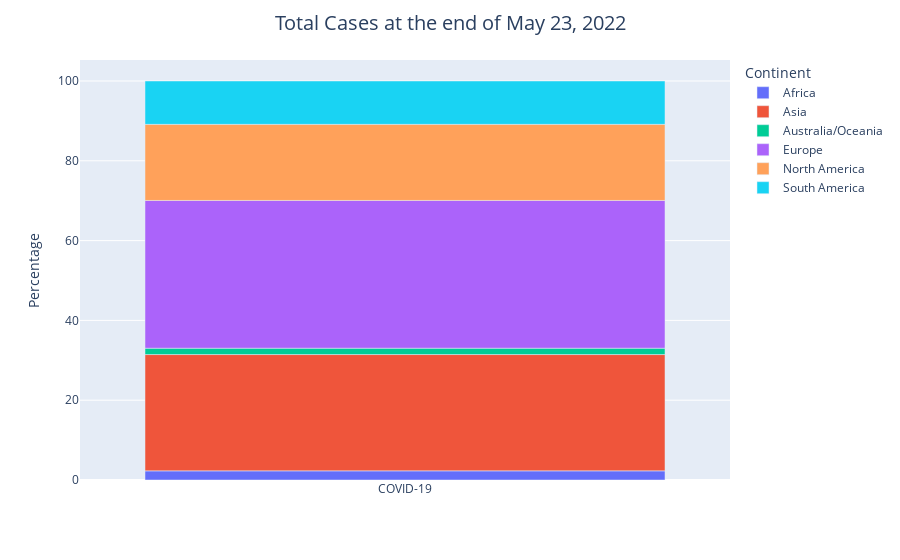
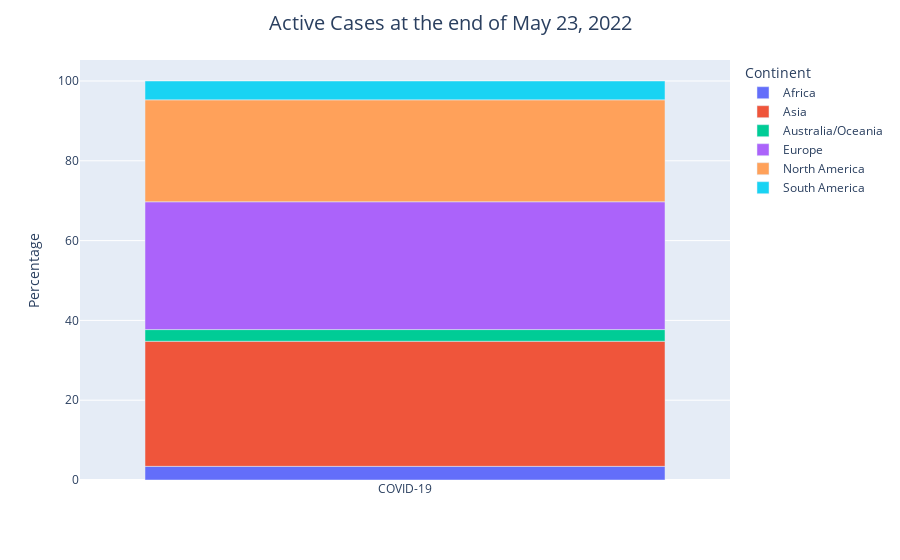
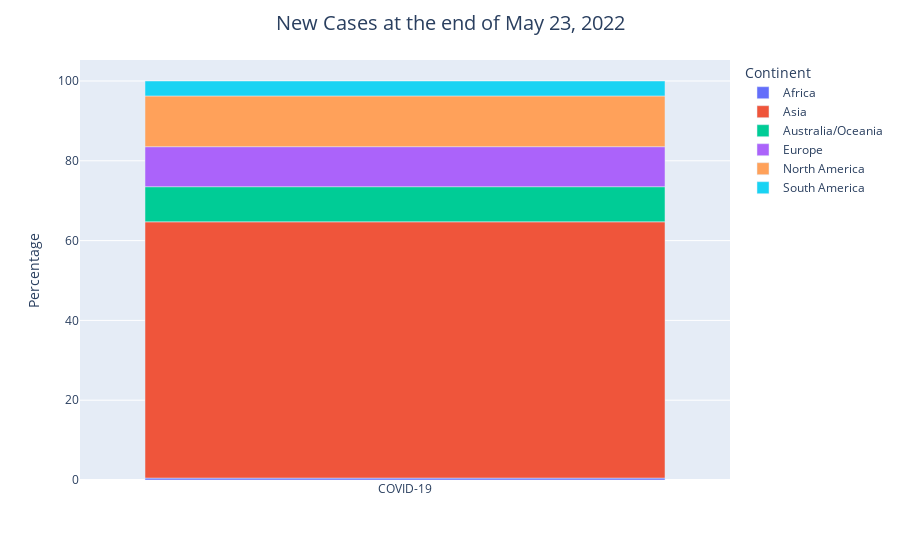
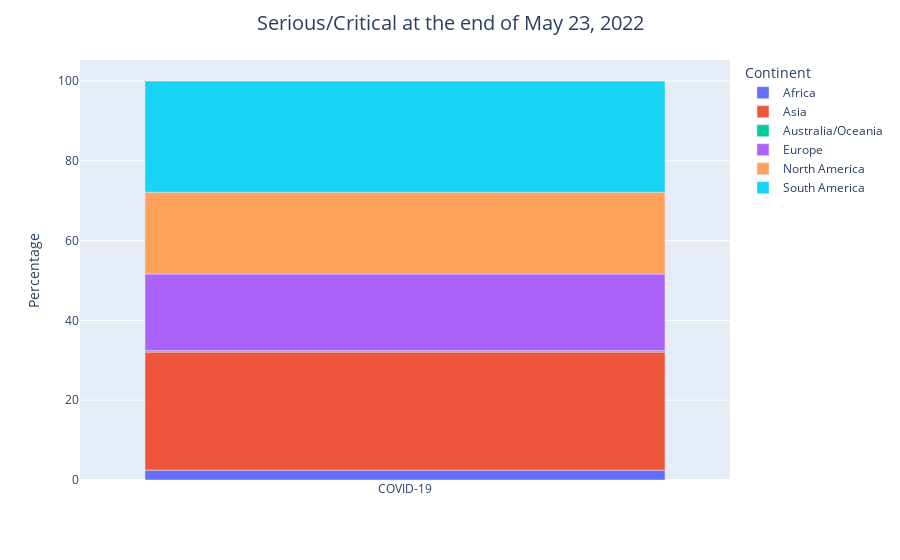

Notebook cell for these charts, in order:
### Code cell
continent_visualization(cases_vis_list)

### Figure 1 — Plotly figure (JSON) as saved in the notebook; plotly's stock layout.template omitted (floating-point values rounded to 4 significant figures)
{"data": [{"alignmentgroup": "True", "customdata": [[12104816]], "hovertemplate": "Continent=Africa<br>Virus=%{x}<br>Percentage=%{y}<br>Total Cases=%{customdata[0]}<extra></extra>", "legendgroup": "Africa", "marker": {"color": "#636efa", "pattern": {"shape": ""}}, "name": "Africa", "offsetgroup": "Africa", "orientation": "v", "showlegend": true, "textposition": "auto", "x": ["COVID-19"], "xaxis": "x", "y": [2.29], "yaxis": "y", "type": "bar"}, {"alignmentgroup": "True", "customdata": [[153836577]], "hovertemplate": "Continent=Asia<br>Virus=%{x}<br>Percentage=%{y}<br>Total Cases=%{customdata[0]}<extra></extra>", "legendgroup": "Asia", "marker": {"color": "#EF553B", "pattern": {"shape": ""}}, "name": "Asia", "offsetgroup": "Asia", "orientation": "v", "showlegend": true, "textposition": "auto", "x": ["COVID-19"], "xaxis": "x", "y": [29.15], "yaxis": "y", "type": "bar"}, {"alignmentgroup": "True", "customdata": [[8396839]], "hovertemplate": "Continent=Australia/Oceania<br>Virus=%{x}<br>Percentage=%{y}<br>Total Cases=%{customdata[0]}<extra></extra>", "legendgroup": "Australia/Oceania", "marker": {"color": "#00cc96", "pattern": {"shape": ""}}, "name": "Australia/Oceania", "offsetgroup": "Australia/Oceania", "orientation": "v", "showlegend": true, "textposition": "auto", "x": ["COVID-19"], "xaxis": "x", "y": [1.59], "yaxis": "y", "type": "bar"}, {"alignmentgroup": "True", "customdata": [[195451763]], "hovertemplate": "Continent=Europe<br>Virus=%{x}<br>Percentage=%{y}<br>Total Cases=%{customdata[0]}<extra></extra>", "legendgroup": "Europe", "marker": {"color": "#ab63fa", "pattern": {"shape": ""}}, "name": "Europe", "offsetgroup": "Europe", "orientation": "v", "showlegend": true, "textposition": "auto", "x": ["COVID-19"], "xaxis": "x", "y": [37.03], "yaxis": "y", "type": "bar"}, {"alignmentgroup": "True", "customdata": [[100640667]], "hovertemplate": "Continent=North America<br>Virus=%{x}<br>Percentage=%{y}<br>Total Cases=%{customdata[0]}<extra></extra>", "legendgroup": "North America", "marker": {"color": "#FFA15A", "pattern": {"shape": ""}}, "name": "North America", "offsetgroup": "North America", "orientation": "v", "showlegend": true, "textposition": "auto", "x": ["COVID-19"], "xaxis": "x", "y": [19.07], "yaxis": "y", "type": "bar"}, {"alignmentgroup": "True", "customdata": [[57391892]], "hovertemplate": "Continent=South America<br>Virus=%{x}<br>Percentage=%{y}<br>Total Cases=%{customdata[0]}<extra></extra>", "legendgroup": "South America", "marker": {"color": "#19d3f3", "pattern": {"shape": ""}}, "name": "South America", "offsetgroup": "South America", "orientation": "v", "showlegend": true, "textposition": "auto", "x": ["COVID-19"], "xaxis": "x", "y": [10.87], "yaxis": "y", "type": "bar"}], "layout": {"xaxis": {"anchor": "y", "domain": [0, 1], "title": {"text": ""}}, "yaxis": {"anchor": "x", "domain": [0, 1], "title": {"text": "Percentage"}}, "legend": {"title": {"text": "Continent"}, "tracegroupgap": 0}, "margin": {"t": 60}, "barmode": "relative", "title": {"font": {"size": 20}, "text": "Total Cases at the end of May 23, 2022", "x": 0.5, "xanchor": "center"}}}

### Figure 2 — Plotly figure (JSON) as saved in the notebook; plotly's stock layout.template omitted (floating-point values rounded to 4 significant figures)
{"data": [{"alignmentgroup": "True", "customdata": [[510015]], "hovertemplate": "Continent=Africa<br>Virus=%{x}<br>Percentage=%{y}<br>Active Cases=%{customdata[0]}<extra></extra>", "legendgroup": "Africa", "marker": {"color": "#636efa", "pattern": {"shape": ""}}, "name": "Africa", "offsetgroup": "Africa", "orientation": "v", "showlegend": true, "textposition": "auto", "x": ["COVID-19"], "xaxis": "x", "y": [3.42], "yaxis": "y", "type": "bar"}, {"alignmentgroup": "True", "customdata": [[4671722]], "hovertemplate": "Continent=Asia<br>Virus=%{x}<br>Percentage=%{y}<br>Active Cases=%{customdata[0]}<extra></extra>", "legendgroup": "Asia", "marker": {"color": "#EF553B", "pattern": {"shape": ""}}, "name": "Asia", "offsetgroup": "Asia", "orientation": "v", "showlegend": true, "textposition": "auto", "x": ["COVID-19"], "xaxis": "x", "y": [31.35], "yaxis": "y", "type": "bar"}, {"alignmentgroup": "True", "customdata": [[437372]], "hovertemplate": "Continent=Australia/Oceania<br>Virus=%{x}<br>Percentage=%{y}<br>Active Cases=%{customdata[0]}<extra></extra>", "legendgroup": "Australia/Oceania", "marker": {"color": "#00cc96", "pattern": {"shape": ""}}, "name": "Australia/Oceania", "offsetgroup": "Australia/Oceania", "orientation": "v", "showlegend": true, "textposition": "auto", "x": ["COVID-19"], "xaxis": "x", "y": [2.93], "yaxis": "y", "type": "bar"}, {"alignmentgroup": "True", "customdata": [[4773118]], "hovertemplate": "Continent=Europe<br>Virus=%{x}<br>Percentage=%{y}<br>Active Cases=%{customdata[0]}<extra></extra>", "legendgroup": "Europe", "marker": {"color": "#ab63fa", "pattern": {"shape": ""}}, "name": "Europe", "offsetgroup": "Europe", "orientation": "v", "showlegend": true, "textposition": "auto", "x": ["COVID-19"], "xaxis": "x", "y": [32.03], "yaxis": "y", "type": "bar"}, {"alignmentgroup": "True", "customdata": [[3807250]], "hovertemplate": "Continent=North America<br>Virus=%{x}<br>Percentage=%{y}<br>Active Cases=%{customdata[0]}<extra></extra>", "legendgroup": "North America", "marker": {"color": "#FFA15A", "pattern": {"shape": ""}}, "name": "North America", "offsetgroup": "North America", "orientation": "v", "showlegend": true, "textposition": "auto", "x": ["COVID-19"], "xaxis": "x", "y": [25.55], "yaxis": "y", "type": "bar"}, {"alignmentgroup": "True", "customdata": [[702667]], "hovertemplate": "Continent=South America<br>Virus=%{x}<br>Percentage=%{y}<br>Active Cases=%{customdata[0]}<extra></extra>", "legendgroup": "South America", "marker": {"color": "#19d3f3", "pattern": {"shape": ""}}, "name": "South America", "offsetgroup": "South America", "orientation": "v", "showlegend": true, "textposition": "auto", "x": ["COVID-19"], "xaxis": "x", "y": [4.72], "yaxis": "y", "type": "bar"}], "layout": {"xaxis": {"anchor": "y", "domain": [0, 1], "title": {"text": ""}}, "yaxis": {"anchor": "x", "domain": [0, 1], "title": {"text": "Percentage"}}, "legend": {"title": {"text": "Continent"}, "tracegroupgap": 0}, "margin": {"t": 60}, "barmode": "relative", "title": {"font": {"size": 20}, "text": "Active Cases at the end of May 23, 2022", "x": 0.5, "xanchor": "center"}}}

### Figure 3 — Plotly figure (JSON) as saved in the notebook; plotly's stock layout.template omitted (floating-point values rounded to 4 significant figures)
{"data": [{"alignmentgroup": "True", "customdata": [[2188]], "hovertemplate": "Continent=Africa<br>Virus=%{x}<br>Percentage=%{y}<br>New Cases=%{customdata[0]}<extra></extra>", "legendgroup": "Africa", "marker": {"color": "#636efa", "pattern": {"shape": ""}}, "name": "Africa", "offsetgroup": "Africa", "orientation": "v", "showlegend": true, "textposition": "auto", "x": ["COVID-19"], "xaxis": "x", "y": [0.48], "yaxis": "y", "type": "bar"}, {"alignmentgroup": "True", "customdata": [[293083]], "hovertemplate": "Continent=Asia<br>Virus=%{x}<br>Percentage=%{y}<br>New Cases=%{customdata[0]}<extra></extra>", "legendgroup": "Asia", "marker": {"color": "#EF553B", "pattern": {"shape": ""}}, "name": "Asia", "offsetgroup": "Asia", "orientation": "v", "showlegend": true, "textposition": "auto", "x": ["COVID-19"], "xaxis": "x", "y": [64.23], "yaxis": "y", "type": "bar"}, {"alignmentgroup": "True", "customdata": [[40149]], "hovertemplate": "Continent=Australia/Oceania<br>Virus=%{x}<br>Percentage=%{y}<br>New Cases=%{customdata[0]}<extra></extra>", "legendgroup": "Australia/Oceania", "marker": {"color": "#00cc96", "pattern": {"shape": ""}}, "name": "Australia/Oceania", "offsetgroup": "Australia/Oceania", "orientation": "v", "showlegend": true, "textposition": "auto", "x": ["COVID-19"], "xaxis": "x", "y": [8.8], "yaxis": "y", "type": "bar"}, {"alignmentgroup": "True", "customdata": [[45772]], "hovertemplate": "Continent=Europe<br>Virus=%{x}<br>Percentage=%{y}<br>New Cases=%{customdata[0]}<extra></extra>", "legendgroup": "Europe", "marker": {"color": "#ab63fa", "pattern": {"shape": ""}}, "name": "Europe", "offsetgroup": "Europe", "orientation": "v", "showlegend": true, "textposition": "auto", "x": ["COVID-19"], "xaxis": "x", "y": [10.03], "yaxis": "y", "type": "bar"}, {"alignmentgroup": "True", "customdata": [[58005]], "hovertemplate": "Continent=North America<br>Virus=%{x}<br>Percentage=%{y}<br>New Cases=%{customdata[0]}<extra></extra>", "legendgroup": "North America", "marker": {"color": "#FFA15A", "pattern": {"shape": ""}}, "name": "North America", "offsetgroup": "North America", "orientation": "v", "showlegend": true, "textposition": "auto", "x": ["COVID-19"], "xaxis": "x", "y": [12.71], "yaxis": "y", "type": "bar"}, {"alignmentgroup": "True", "customdata": [[17129]], "hovertemplate": "Continent=South America<br>Virus=%{x}<br>Percentage=%{y}<br>New Cases=%{customdata[0]}<extra></extra>", "legendgroup": "South America", "marker": {"color": "#19d3f3", "pattern": {"shape": ""}}, "name": "South America", "offsetgroup": "South America", "orientation": "v", "showlegend": true, "textposition": "auto", "x": ["COVID-19"], "xaxis": "x", "y": [3.75], "yaxis": "y", "type": "bar"}], "layout": {"xaxis": {"anchor": "y", "domain": [0, 1], "title": {"text": ""}}, "yaxis": {"anchor": "x", "domain": [0, 1], "title": {"text": "Percentage"}}, "legend": {"title": {"text": "Continent"}, "tracegroupgap": 0}, "margin": {"t": 60}, "barmode": "relative", "title": {"font": {"size": 20}, "text": "New Cases at the end of May 23, 2022", "x": 0.5, "xanchor": "center"}}}

### Figure 4 — Plotly figure (JSON) as saved in the notebook; plotly's stock layout.template omitted (floating-point values rounded to 4 significant figures)
{"data": [{"alignmentgroup": "True", "customdata": [[932]], "hovertemplate": "Continent=Africa<br>Virus=%{x}<br>Percentage=%{y}<br>Serious/Critical=%{customdata[0]}<extra></extra>", "legendgroup": "Africa", "marker": {"color": "#636efa", "pattern": {"shape": ""}}, "name": "Africa", "offsetgroup": "Africa", "orientation": "v", "showlegend": true, "textposition": "auto", "x": ["COVID-19"], "xaxis": "x", "y": [2.47], "yaxis": "y", "type": "bar"}, {"alignmentgroup": "True", "customdata": [[11163]], "hovertemplate": "Continent=Asia<br>Virus=%{x}<br>Percentage=%{y}<br>Serious/Critical=%{customdata[0]}<extra></extra>", "legendgroup": "Asia", "marker": {"color": "#EF553B", "pattern": {"shape": ""}}, "name": "Asia", "offsetgroup": "Asia", "orientation": "v", "showlegend": true, "textposition": "auto", "x": ["COVID-19"], "xaxis": "x", "y": [29.59], "yaxis": "y", "type": "bar"}, {"alignmentgroup": "True", "customdata": [[130]], "hovertemplate": "Continent=Australia/Oceania<br>Virus=%{x}<br>Percentage=%{y}<br>Serious/Critical=%{customdata[0]}<extra></extra>", "legendgroup": "Australia/Oceania", "marker": {"color": "#00cc96", "pattern": {"shape": ""}}, "name": "Australia/Oceania", "offsetgroup": "Australia/Oceania", "orientation": "v", "showlegend": true, "textposition": "auto", "x": ["COVID-19"], "xaxis": "x", "y": [0.34], "yaxis": "y", "type": "bar"}, {"alignmentgroup": "True", "customdata": [[7263]], "hovertemplate": "Continent=Europe<br>Virus=%{x}<br>Percentage=%{y}<br>Serious/Critical=%{customdata[0]}<extra></extra>", "legendgroup": "Europe", "marker": {"color": "#ab63fa", "pattern": {"shape": ""}}, "name": "Europe", "offsetgroup": "Europe", "orientation": "v", "showlegend": true, "textposition": "auto", "x": ["COVID-19"], "xaxis": "x", "y": [19.25], "yaxis": "y", "type": "bar"}, {"alignmentgroup": "True", "customdata": [[7721]], "hovertemplate": "Continent=North America<br>Virus=%{x}<br>Percentage=%{y}<br>Serious/Critical=%{customdata[0]}<extra></extra>", "legendgroup": "North America", "marker": {"color": "#FFA15A", "pattern": {"shape": ""}}, "name": "North America", "offsetgroup": "North America", "orientation": "v", "showlegend": true, "textposition": "auto", "x": ["COVID-19"], "xaxis": "x", "y": [20.47], "yaxis": "y", "type": "bar"}, {"alignmentgroup": "True", "customdata": [[10514]], "hovertemplate": "Continent=South America<br>Virus=%{x}<br>Percentage=%{y}<br>Serious/Critical=%{customdata[0]}<extra></extra>", "legendgroup": "South America", "marker": {"color": "#19d3f3", "pattern": {"shape": ""}}, "name": "South America", "offsetgroup": "South America", "orientation": "v", "showlegend": true, "textposition": "auto", "x": ["COVID-19"], "xaxis": "x", "y": [27.87], "yaxis": "y", "type": "bar"}], "layout": {"xaxis": {"anchor": "y", "domain": [0, 1], "title": {"text": ""}}, "yaxis": {"anchor": "x", "domain": [0, 1], "title": {"text": "Percentage"}}, "legend": {"title": {"text": "Continent"}, "tracegroupgap": 0}, "margin": {"t": 60}, "barmode": "relative", "title": {"font": {"size": 20}, "text": "Serious/Critical at the end of May 23, 2022", "x": 0.5, "xanchor": "center"}}}
